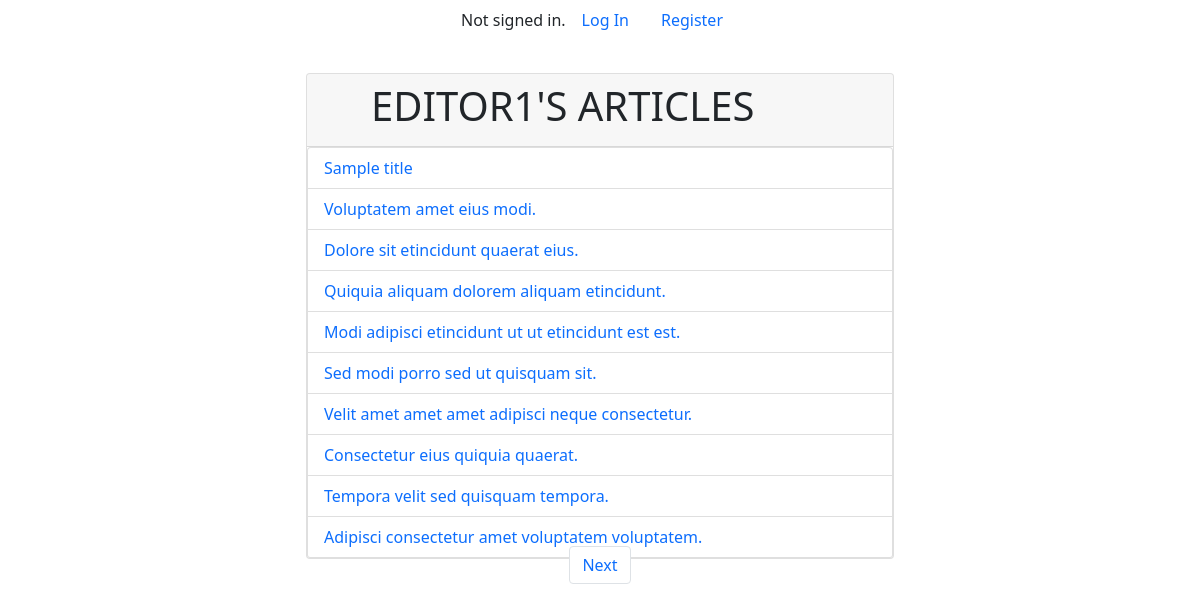
The app's page /user/1/articles/html/, older data.
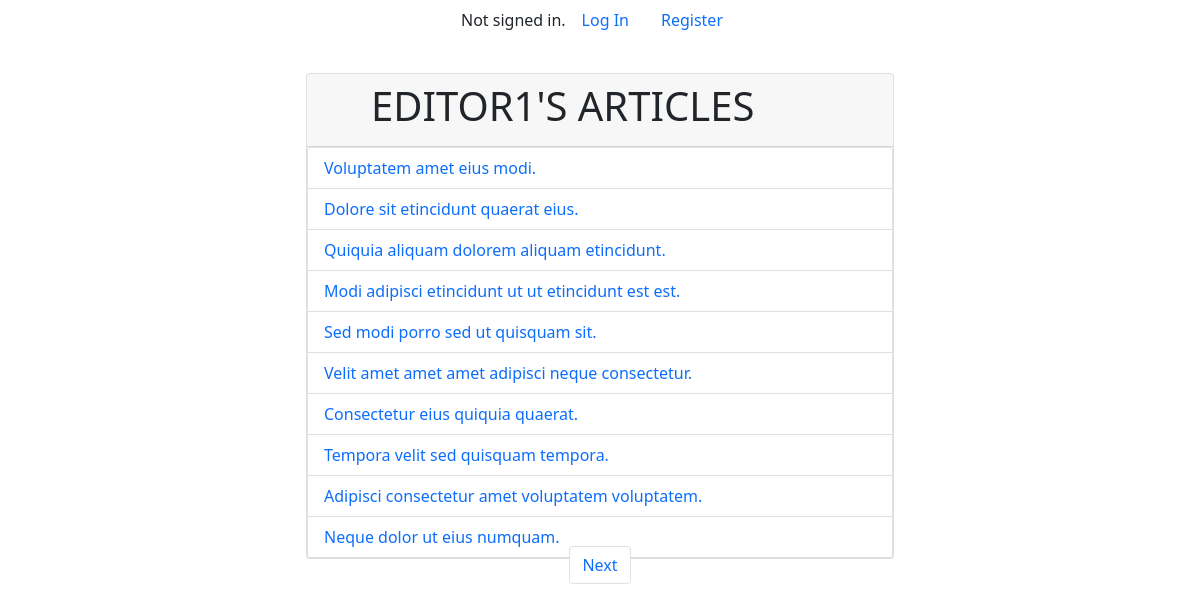
The same page, newer data.
### news/models.py (models this page shows)
class Article(models.Model):
    title = models.CharField(max_length=200)
    content = models.TextField()
    author = models.ForeignKey(User, on_delete=models.CASCADE)
    image_url = models.URLField(max_length=200, blank=True)
    created_at = models.DateTimeField(auto_now_add=True)
    updated_at = models.DateTimeField(auto_now=True)

### news/views.py (the view)
# urls.py: path('user/<int:user_id>/articles/<str:type>/', views.user_articles, name='user_articles'),
def user_articles(request, user_id, type):
    author = get_object_or_404(User, id=user_id)
    if type == 'json':
        articles = Article.objects.filter(author_id=user_id).values('id', 'title', 'created_at')
        return JsonResponse(list(articles), safe=False)
    elif type == 'html':
        articles = Article.objects.filter(author_id=user_id).order_by('-updated_at')
        paginator = Paginator(articles, 10)
        page_number = request.GET.get('page')
        page_obj = paginator.get_page(page_number)
        return render(request, 'news/user_articles.html', {'page_obj': page_obj, 'author': author})
    else:
        return JsonResponse({'error': 'Invalid type parameter'}, status=400)

### news/templates/news/user_articles.html (shortened to what this page needs)
{% extends "news/layout.html" %}
{% load static %}
{% block body %}
    <div class="card width">
        <div class="card-header">
          <div class="row">
            <div class="col-12">
              <h1 class="text-uppercase ms-5">
               {{ author.username }}'s Articles
              </h1>
            </div>
          </div>
        </div>
        <div class="list-group">
          {% for article in page_obj %}
          <div
          class="list-group-item list-group-item-action d-flex flex-row justify-content-between"
          aria-current="true">
            <a href="{% url 'news:article_detail' article.id %}"
            class="text-decoration-none col-10"
            aria-current="true">
              {{ article.title }}
            </a>
          </div>
          {% endfor %}
        </div>
    </div>
    <nav aria-label="Page navigation example" class="position-absolute down_pagination">
      <ul class="pagination">
          {% if page_obj.has_next %}
              <li class="page-item">
                  <a class="text-decoration-none page-link" href="?page={{ page_obj.next_page_number }}">Next</a>
              </li>
          {% endif %}
      </ul>
  </nav>
{% endblock %}

Row changes from the older to the newer data that the page shows:
removed Article: title "Sample title"
now on this page (row unchanged): Article: title "Neque dolor ut eius numquam."
